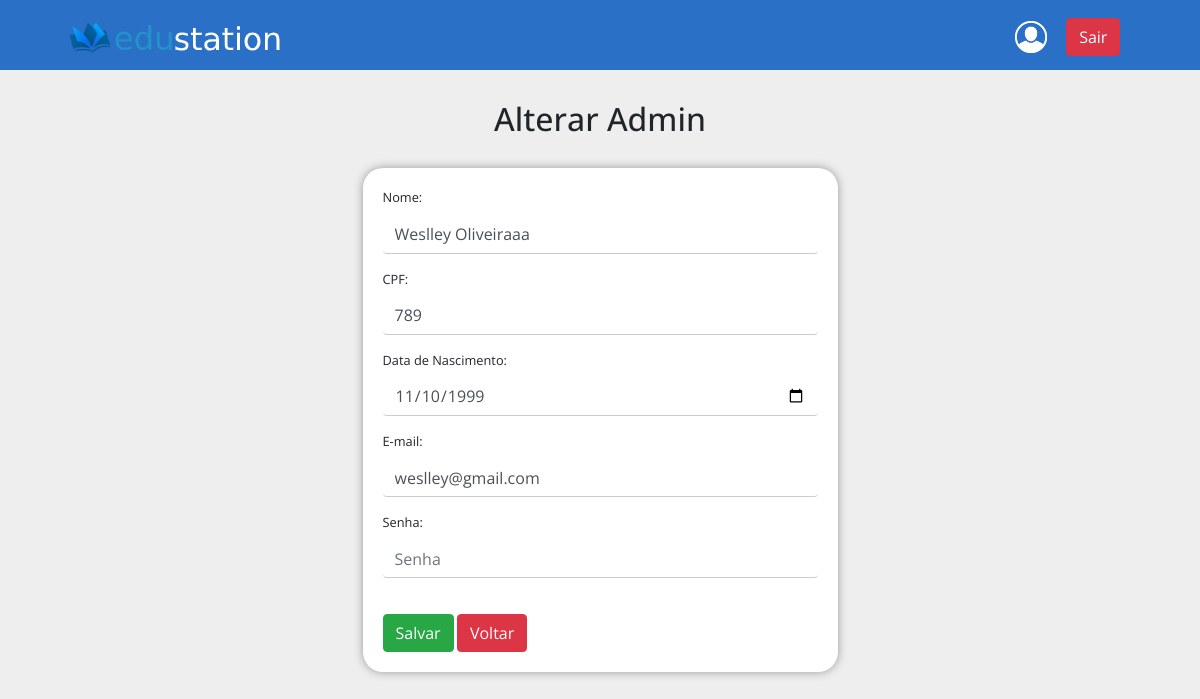
The page /alterAdminDirector.php (signed in) on the database its author committed.
### tables this page shows
CREATE TABLE `admin_director` (
  `id` int(11) NOT NULL,
  `tname` varchar(255) NOT NULL,
  `cpf` varchar(13) NOT NULL,
  `date_nasc` date NOT NULL,
  `email` varchar(255) NOT NULL,
  `pass` varchar(32) NOT NULL
);

### classes/UserDirectorAdmin.php (called while the page is built, shortened)
<?php
class UserDirectorAdmin
{
    public function getAllDirectorAdmin()
    {
        global $pdo;
        $array = array();
        $sql = $pdo->query("SELECT * FROM admin_director");
        if ($sql->rowCount() > 0) {
            $array = $sql->fetchAll();
        }
        return $array;
    }
}

### alterAdminDirector.php (the view, shortened to what this page needs)
<?php
require __DIR__ . "/pages/header.php";
require __DIR__ . "/classes/UserDirectorAdmin.php";
$user = new UserDirectorAdmin();
$admins = $user->getAllDirectorAdmin();
foreach ($admins as $admin):
?>
<h1 class="title">Alterar Admin</h1>
<div class="container">
    <div class="row">
        <div class="col-sm-5">
            <form method="post" class="style_form">
                <div class="form-group">
                    <label for="exampleInputName">Nome: </label>
                    <input type="text" name="tname" value="<?= $admin['tname'];?>" class="form-control" id="exampleInputName" placeholder="Nome do diretor">
                </div>
                <div class="form-group">
                    <label for="exampleInputCpf">CPF: </label>
                    <input type="text" name="cpf" value="<?= $admin['cpf'];?>" class="form-control" id="exampleInputCpf" placeholder="CPF do diretor">
                </div>
                <div class="form-group">
                    <label for="exampleInputDate">Data de Nascimento: </label>
                    <input type="date" name="date_nasc" value="<?= $admin['date_nasc'];?>" class="form-control" id="exampleInputDate">
                </div>
                <div class="form-group">
                    <label for="exampleInputEmail1">E-mail: </label>
                    <input type="email" name="email" value="<?= $admin['email'];?>" class="form-control" id="exampleInputEmail1" placeholder="E-mail do diretor">
                </div>
                <div class="form-group">
                    <label for="exampleInputPassword1">Senha: </label>
                    <input type="password" name="pass" class="form-control" id="exampleInputPassword1" placeholder="Senha">
                </div>
                <br>
                <button type="submit" class="btn btn-success">Salvar</button>
                <a href="index.php"><button type="button" class="btn btn-danger">Voltar</button></a>
            </form>
        </div>
    </div>
</div>
<?php endforeach;
require __DIR__ . "/pages/footer.php";
?>

### assets/css/style.css (style rules this page uses)
.container input { border: none; border-bottom: 1px solid #ccc; background-color: #fff; }
.title { margin-top: 30px; margin-bottom: 30px; font-size: 2em; text-align: center; }
.container .col-sm-5 { margin: auto; border-radius: 20px; box-shadow: 0px 0px 10px #999; background-color: #fff; padding: 20px; font-size: 0.8em; }
.col-sm-5 input { border: none; border-bottom: 1px solid #ccc; background-color: #fff; }

### rows shown on the page
admin_director: tname "Weslley Oliveiraaa", cpf "789", date_nasc "11/10/1999", email "weslley@gmail.com"
